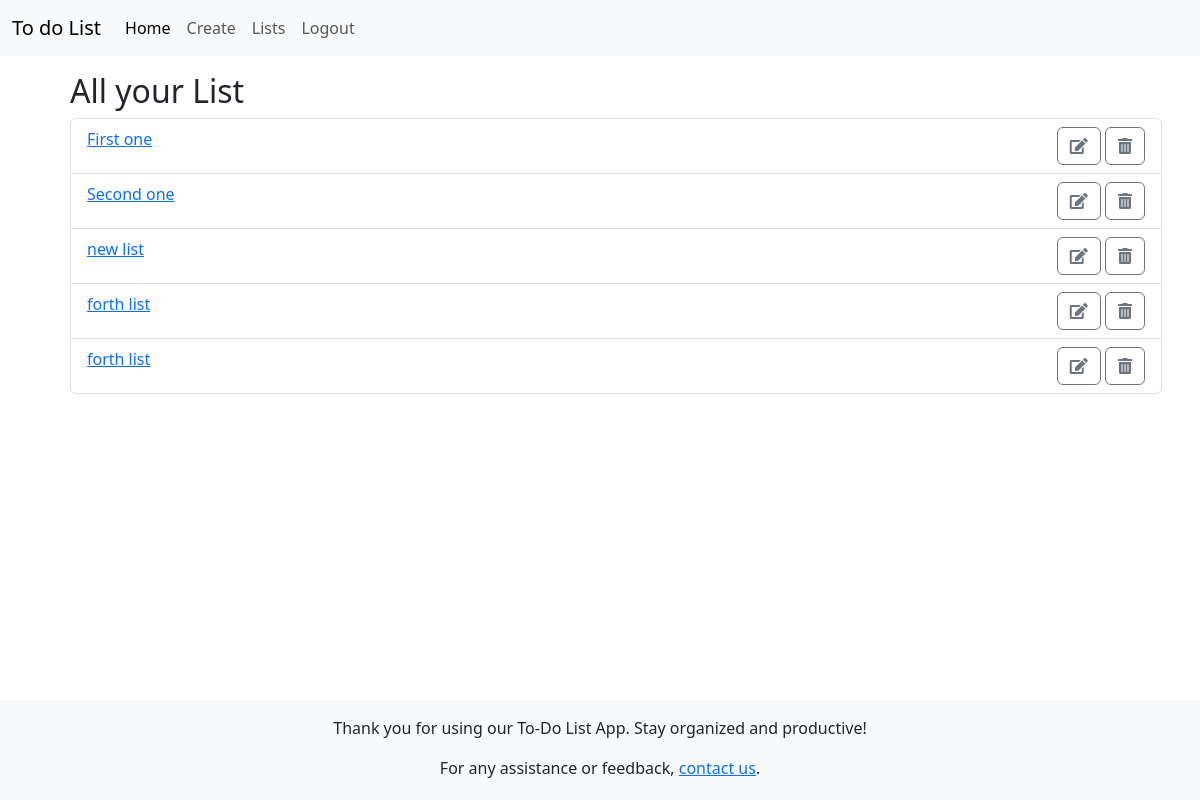
Page /lists/ (signed in) on the earlier database version.
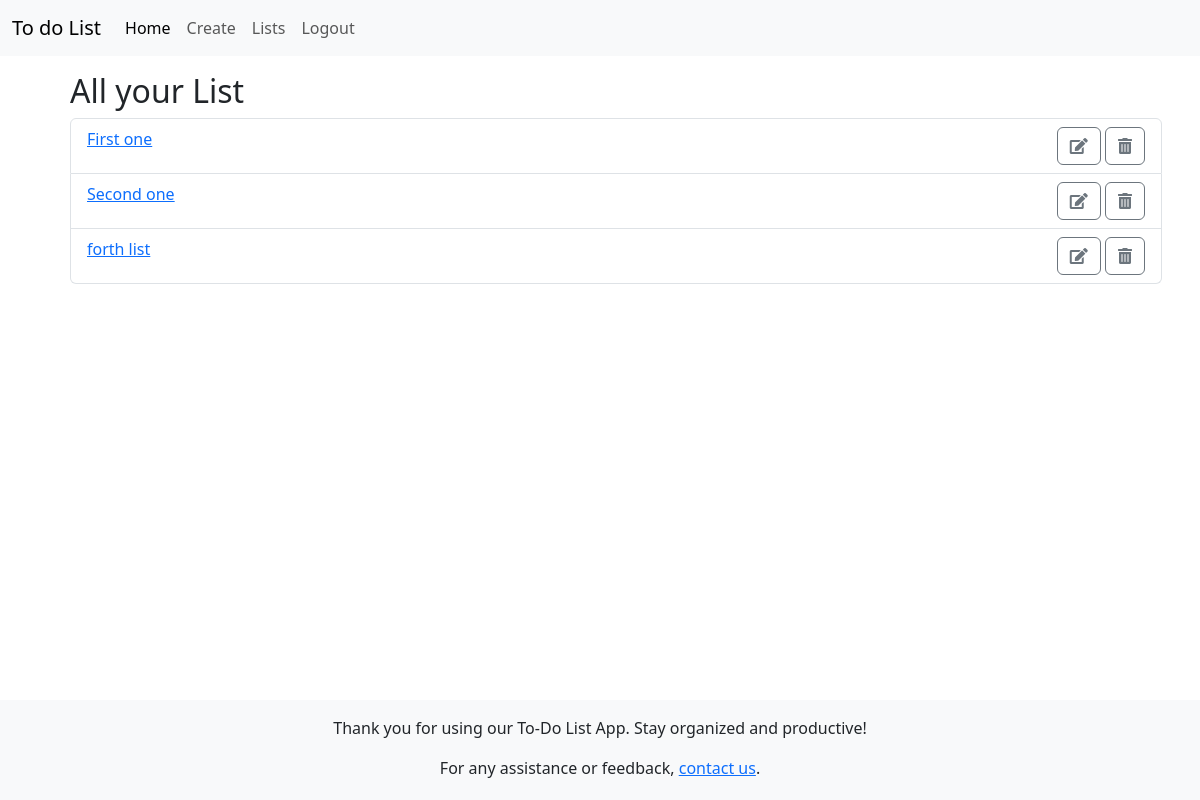
Same page on the later database version.
### main/models.py (models this page shows, shortened)
class ToDoList(models.Model):
    user = models.ForeignKey(User,on_delete=models.CASCADE)
    name = models.CharField(max_length=200)

### main/views.py (the view)
# urls.py: path('lists/',views.viewToDoLists,name="viewtodolists"),
def viewToDoLists(request):
    l = ToDoList.objects.all()
    return render(request, "main/lists.html",{"lists":l} )

### main/templates/main/lists.html
{% extends "main/base.html" %}
{% block content %}
<div class="container m-3">
    <h2>All your List</h2>
    <ul class="list-group">
        {% for list in lists %}
            <li  class="list-group-item d-flex justify-content-between">
                <a href="{{list.id}}">{{list.name}}</a>
                <div>
                    <a href="{% url 'editList' id=list.id %}" class="btn btn-outline-secondary"><i class="fas fa-edit"></i></a>
                    <a href="{% url 'deleteList' id=list.id %}" class="btn btn-outline-secondary"><i class="fas fa-trash-alt"></i></a>
                </div>
            </li>
        {% endfor %}
    </ul>
</div>
{% endblock %}

Differences in the rows shown:
removed ToDoList: name "new list"
removed ToDoList: name "forth list"
